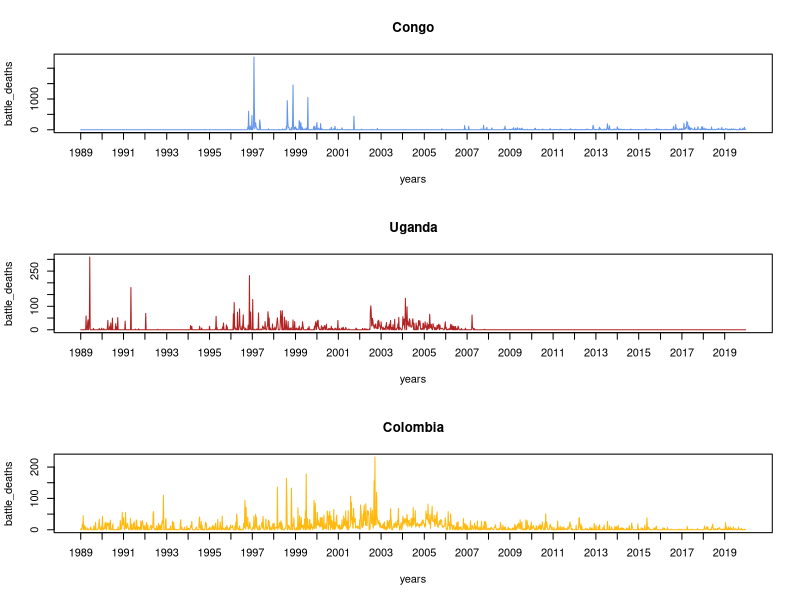
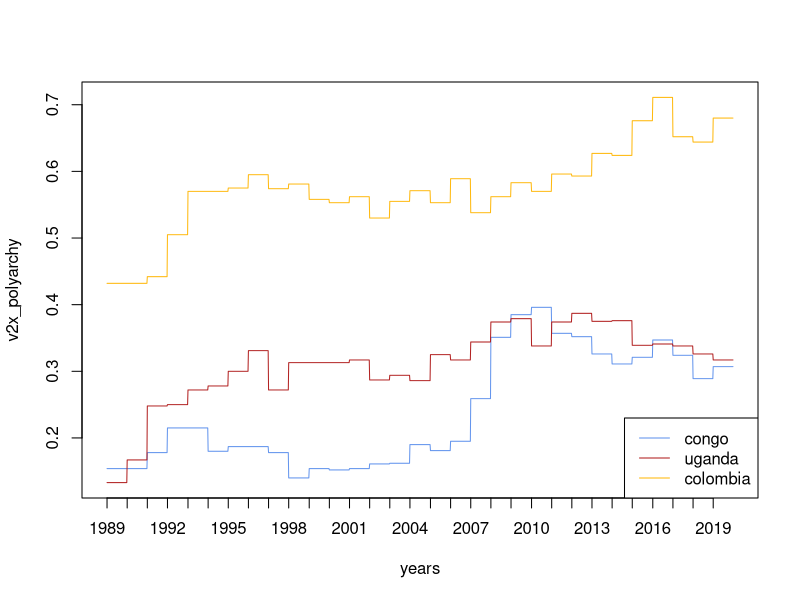
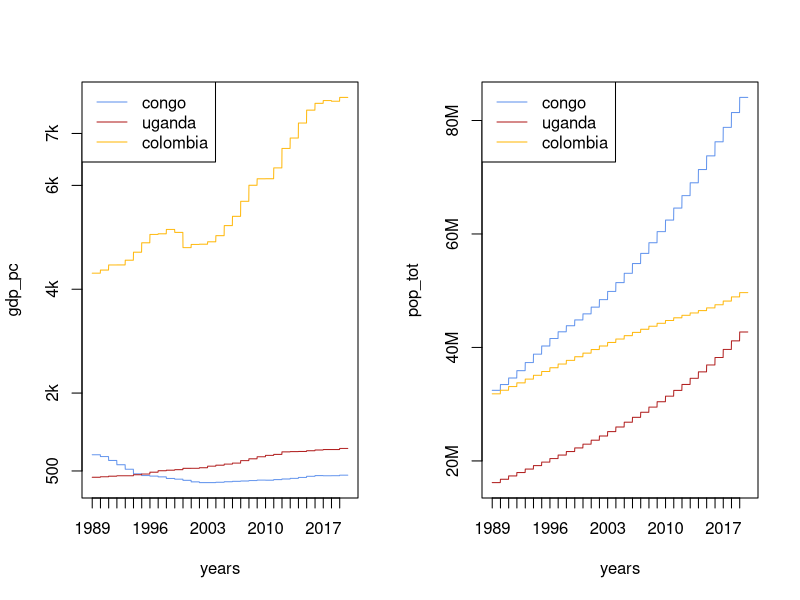

The R source for these figures, in order:
setwd(dirname(rstudioapi::getSourceEditorContext()$path))
setwd("../../data")

congo <- read.csv("congo.csv")
uganda <- read.csv("uganda.csv")
colombia <- read.csv("colombia.csv")

setwd("../scripts/data")
getwd()

N <- length(congo$battle_deaths)

congo.col <- "cornflowerblue"
uganda.col <- "firebrick"
colombia.col <- "darkgoldenrod1"

y.lab <- "battle_deaths"
x.lab <- "years"
year.inds <- which(congo$week == 1)
year.labs <- congo$year[year.inds]

pdf("./figs/3countries_bd.pdf", width=10, height=7)
par(mfrow=c(3,1))
plot(1:N, congo$battle_deaths, type='l', col=congo.col, 
     main="Congo", ylab=y.lab, xaxt="n", xlab=x.lab)
axis(1, at=year.inds, labels=year.labs)

plot(1:N, uganda$battle_deaths, type='l', col=uganda.col, 
     main="Uganda", ylab=y.lab, xaxt="n", xlab=x.lab)
axis(1, at=year.inds, labels=year.labs)

plot(1:N, colombia$battle_deaths, type='l', col=colombia.col,
     main="Colombia", ylab=y.lab, xaxt="n", xlab=x.lab)
axis(1, at=year.inds, labels=year.labs)
dev.off()

polyarchy.min <- min(congo$v2x_polyarchy, uganda$v2x_polyarchy, colombia$v2x_polyarchy)
polyarchy.max <- max(congo$v2x_polyarchy, uganda$v2x_polyarchy, colombia$v2x_polyarchy)

gdp.min <- min(congo$gdp_pc, uganda$gdp_pc, colombia$gdp_pc)
gdp.max <- max(congo$gdp_pc, uganda$gdp_pc, colombia$gdp_pc)

pop.min <- min(congo$pop_tot, uganda$pop_tot, colombia$pop_tot)
pop.max <- max(congo$pop_tot, uganda$pop_tot, colombia$pop_tot)

pdf("./figs/3countries_pa.pdf", width=10, height=6)
par(mfrow=c(1,1))
plot(1:N, congo$v2x_polyarchy, type='l', col=congo.col, 
     main="", ylab="v2x_polyarchy", xaxt="n", xlab=x.lab,
     ylim=c(polyarchy.min, polyarchy.max))
lines(1:N, uganda$v2x_polyarchy, col=uganda.col)
lines(1:N, colombia$v2x_polyarchy, col=colombia.col)
axis(1, at=year.inds, labels=year.labs)
legend("bottomright", legend=c("congo", "uganda", "colombia"),
       lty=c(1,1,1), col=c(congo.col, uganda.col, colombia.col))
dev.off()

pdf("./figs/3countries_wbi.pdf", width=10, height=6)
par(mfrow=c(1,2))
plot(1:N, congo$gdp_pc, type='l', col=congo.col, 
     main="", ylab="gdp_pc", xaxt="n", yaxt="n", xlab=x.lab,
     ylim=c(gdp.min, gdp.max))
lines(1:N, uganda$gdp_pc, col=uganda.col)
lines(1:N, colombia$gdp_pc, col=colombia.col)
axis(1, at=year.inds, labels=year.labs)
axis(2, at=c(500, 2000, 4000, 6000, 7000), 
     labels=c("500", "2k", "4k", "6k", "7k"))
legend("topleft", legend=c("congo", "uganda", "colombia"),
       lty=c(1,1,1), col=c(congo.col, uganda.col, colombia.col))

plot(1:N, congo$pop_tot, type='l', col=congo.col, 
     main="", ylab="pop_tot", xaxt="n", xlab=x.lab,
     ylim=c(pop.min, pop.max), yaxt="n")
lines(1:N, uganda$pop_tot, col=uganda.col)
lines(1:N, colombia$pop_tot, col=colombia.col)
axis(1, at=year.inds, labels=year.labs)
axis(2, at=c(20000000, 40000000, 60000000, 80000000), 
     labels=c("20M", "40M", "60M", "80M"))
legend("topleft", legend=c("congo", "uganda", "colombia"),
       lty=c(1,1,1), col=c(congo.col, uganda.col, colombia.col))
dev.off()
